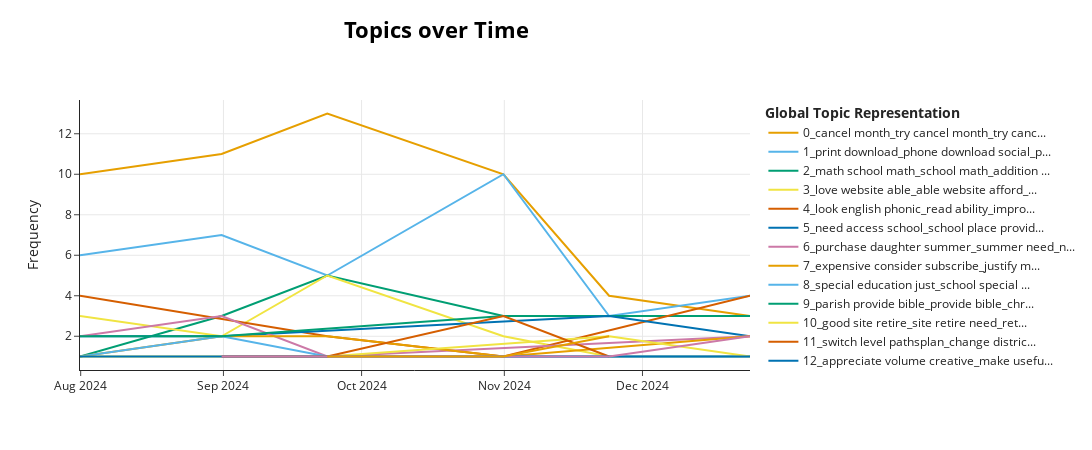

Notebook code cell kept with this figure:
### Code cell
topic_model.visualize_topics_over_time(topics_over_time, top_n_topics=20)

### Figure 1 — Plotly figure (JSON) as saved in the notebook; plotly's stock layout.template omitted (floating-point values rounded to 4 significant figures)
{"data": [{"hoverinfo": "text", "hovertext": ["<b>Topic 0</b><br>Words: cancel free trial, cancel help, cancel free, cancel help page, try cancel", "<b>Topic 0</b><br>Words: month cancel, cancel trial, charge month, month charge, free trial end", "<b>Topic 0</b><br>Words: charge apparently cancel, cancel month, actually cancel frustrating, think cancel, cancel cancel", "<b>Topic 0</b><br>Words: try cancel month, cancel month, cancel month continue, cancel monthly, try cancel", "<b>Topic 0</b><br>Words: charge past month, month charge, account charge, month charge long, account charge past", "<b>Topic 0</b><br>Words: try cancel month, cancel month, cancel month time, think cancel, try cancel"], "marker": {"color": "#E69F00"}, "mode": "lines", "name": "0_cancel month_try cancel month_try canc...", "type": "scatter", "x": ["2024-07-31T20:19:40.800000", "2024-08-31T14:24:00", "2024-09-23T13:12:00", "2024-10-31T19:12:00", "2024-11-23T18:00:00", "2024-12-24T08:24:00"], "y": [10, 11, 13, 10, 4, 3]}, {"hoverinfo": "text", "hovertext": ["<b>Topic 1</b><br>Words: print download, gallery download, download, design exist hard, item digital", "<b>Topic 1</b><br>Words: page print frustrating, cut page print, print frustrating print, page print, page open print", "<b>Topic 1</b><br>Words: poster download difficult, download print, download difficult, download difficult indicate, know download hard", "<b>Topic 1</b><br>Words: print want, print require prep, interactive just print, need clipart, want print", "<b>Topic 1</b><br>Words: download useful, haad download useful, mobile device, make website, specifoc preview download", "<b>Topic 1</b><br>Words: way print download, print download, page print, available pdf, issue like illustration"], "marker": {"color": "#56B4E9"}, "mode": "lines", "name": "1_print download_phone download social_p...", "type": "scatter", "x": ["2024-07-31T20:19:40.800000", "2024-08-31T14:24:00", "2024-09-23T13:12:00", "2024-10-31T19:12:00", "2024-11-23T18:00:00", "2024-12-24T08:24:00"], "y": [6, 7, 5, 10, 3, 4]}, {"hoverinfo": "text", "hovertext": ["<b>Topic 2</b><br>Words: math school math, math look like, school math look, school math, math school", "<b>Topic 2</b><br>Words: computer science math, math stuff apply, apply justify rigorous, math alot, stuff apply justify", "<b>Topic 2</b><br>Words: math standard, key math, math, level math, stuff adjust assignment", "<b>Topic 2</b><br>Words: school math majority, create school math, school math, math 912, math alot recreation", "<b>Topic 2</b><br>Words: school math, school chemistry, level secondary elementary, elementary stuff, basic addition subtraction", "<b>Topic 2</b><br>Words: insufficient level subjectcurriculum, limited physical education, need enhance learn, low insufficient, level subjectcurriculum"], "marker": {"color": "#009E73"}, "mode": "lines", "name": "2_math school math_school math_addition ...", "type": "scatter", "x": ["2024-07-31T20:19:40.800000", "2024-08-31T14:24:00", "2024-09-23T13:12:00", "2024-10-31T19:12:00", "2024-11-23T18:00:00", "2024-12-24T08:24:00"], "y": [1, 3, 5, 3, 3, 3]}, {"hoverinfo": "text", "hovertext": ["<b>Topic 3</b><br>Words: love site expand, site expand love, love site thank, thank love site, love site", "<b>Topic 3</b><br>Words: hope utilize wonderful, utilize wonderful ill, love website able, hope utilize, utilize wonderful", "<b>Topic 3</b><br>Words: love site highly, site highly love, absolutely love site, love helpful, utilize absolutely love", "<b>Topic 3</b><br>Words: lifesaver wiggle room, love helpful, lifesaver, able applicable, able applicable early", "<b>Topic 3</b><br>Words: affordable definitely resubscribe, definitely resubscribe, wonderful affordable definitely, resubscribe, wonderful affordable", "<b>Topic 3</b><br>Words: fulfill money maintain, plan continue future, continue future fulfill, future fulfill money, plan continue"], "marker": {"color": "#F0E442"}, "mode": "lines", "name": "3_love website able_able website afford_...", "type": "scatter", "x": ["2024-07-31T20:19:40.800000", "2024-08-31T14:24:00", "2024-09-23T13:12:00", "2024-10-31T19:12:00", "2024-11-23T18:00:00", "2024-12-24T08:24:00"], "y": [3, 2, 5, 2, 1, 1]}, {"hoverinfo": "text", "hovertext": ["<b>Topic 4</b><br>Words: look english phonic, dual printable englishmandarin, english phonic, read copywriting, english phonic game", "<b>Topic 4</b><br>Words: comprehension passage sciencesocial, comprehension passage, vocabulary grammar, vocabulary grammar level, reading comprehension passage", "<b>Topic 4</b><br>Words: traditional chinese 5yearold, chinese 5yearold, 5yearold especially phonetic, chinese 5yearold especially, phonetic symbol zhuyin", "<b>Topic 4</b><br>Words: russian immersion english, immersion english renew, immersion english, english renew, improve read"], "marker": {"color": "#D55E00"}, "mode": "lines", "name": "4_look english phonic_read ability_impro...", "type": "scatter", "x": ["2024-07-31T20:19:40.800000", "2024-09-23T13:12:00", "2024-10-31T19:12:00", "2024-12-24T08:24:00"], "y": [4, 2, 1, 4]}, {"hoverinfo": "text", "hovertext": ["<b>Topic 5</b><br>Words: allow instructional outside, countystate allow instructional, instructional outside able, school implement strict, outside able school", "<b>Topic 5</b><br>Words: introduce school place, school place provide, school site, introduce school, school place", "<b>Topic 5</b><br>Words: need access school, access school, access school assignment, school user password, school usa need", "<b>Topic 5</b><br>Words: grammar world school, private school excellent, private school, school excellent love, add grammar world"], "marker": {"color": "#0072B2"}, "mode": "lines", "name": "5_need access school_school place provid...", "type": "scatter", "x": ["2024-07-31T20:19:40.800000", "2024-08-31T14:24:00", "2024-11-23T18:00:00", "2024-12-24T08:24:00"], "y": [2, 2, 3, 2]}, {"hoverinfo": "text", "hovertext": ["<b>Topic 6</b><br>Words: need summer potentially, need summer, potentially summer, summer potentially summer, summer need", "<b>Topic 6</b><br>Words: summer month school, purchase daughter summer, summer need, summer need right, buy annual school", "<b>Topic 6</b><br>Words: junior school need, junior school, school need anymore, thank junior school, school need", "<b>Topic 6</b><br>Words: sex germany barbie, parent twinkle supplemental, germany barbie sex, daughter work tutor, help daughter work"], "marker": {"color": "#CC79A7"}, "mode": "lines", "name": "6_purchase daughter summer_summer need_n...", "type": "scatter", "x": ["2024-07-31T20:19:40.800000", "2024-08-31T14:24:00", "2024-09-23T13:12:00", "2024-12-24T08:24:00"], "y": [2, 3, 1, 2]}, {"hoverinfo": "text", "hovertext": ["<b>Topic 7</b><br>Words: justify nearly 90, price significantly increase, nearly 90 spend, 90 spend, like price significantly", "<b>Topic 7</b><br>Words: justify monthly cost, monthly cost start, monthly cost, expensive consider subscribe, justify monthly", "<b>Topic 7</b><br>Words: just afford time, afford time, like just afford, just afford, want purchase outright", "<b>Topic 7</b><br>Words: just occasionally niece, occasionally niece, need time anymore, excellent need time, anymore just occasionally", "<b>Topic 7</b><br>Words: reasonable occasional price, reasonably price, reasonably price just, 4995 reasonable occasional, occasional price"], "marker": {"color": "#E69F00"}, "mode": "lines", "name": "7_expensive consider subscribe_justify m...", "type": "scatter", "x": ["2024-07-31T20:19:40.800000", "2024-08-31T14:24:00", "2024-09-23T13:12:00", "2024-10-31T19:12:00", "2024-12-24T08:24:00"], "y": [1, 2, 2, 1, 2]}, {"hoverinfo": "text", "hovertext": ["<b>Topic 8</b><br>Words: special ed board, modification special ed, need modification special, board maker symbol, special lead", "<b>Topic 8</b><br>Words: special education interactive, internet special education, special ed, special education, elementary special education", "<b>Topic 8</b><br>Words: special education just, school special education, education school justify, special ed, special education school", "<b>Topic 8</b><br>Words: specialty school service, school service really, stuff special education, school service, specialty school", "<b>Topic 8</b><br>Words: school special education, special education look, special education just, special education, stuff special education", "<b>Topic 8</b><br>Words: cognitivelyappropriate infantilize easy, nonchildish special ed, special need cognitivelyappropriate, cognitivelyappropriate infantilize, infantilize easy"], "marker": {"color": "#56B4E9"}, "mode": "lines", "name": "8_special education just_school special ...", "type": "scatter", "x": ["2024-07-31T20:19:40.800000", "2024-08-31T14:24:00", "2024-09-23T13:12:00", "2024-10-31T19:12:00", "2024-11-23T18:00:00", "2024-12-24T08:24:00"], "y": [1, 2, 1, 1, 1, 1]}, {"hoverinfo": "text", "hovertext": ["<b>Topic 9</b><br>Words: basic information, educate standard basic, basic information like, basic adequate, standard basic information", "<b>Topic 9</b><br>Words: science english flound, look various subject, math science english, science english, science specifically wind", "<b>Topic 9</b><br>Words: christian educator work, christian content promote, christian educator, christian content, parish provide bible"], "marker": {"color": "#009E73"}, "mode": "lines", "name": "9_parish provide bible_provide bible_chr...", "type": "scatter", "x": ["2024-07-31T20:19:40.800000", "2024-08-31T14:24:00", "2024-10-31T19:12:00"], "y": [2, 2, 3]}, {"hoverinfo": "text", "hovertext": ["<b>Topic 10</b><br>Words: good site retire, site retire need, retire need place, site retire, retire need", "<b>Topic 10</b><br>Words: place long site, long site, place long, need place long, long site think", "<b>Topic 10</b><br>Words: think future old, future old, think future, site think future, future", "<b>Topic 10</b><br>Words: retire 12 plethora, retire 12, retire watch penny, thank retire 12, retire watch", "<b>Topic 10</b><br>Words: long work population, long work, work population, long member long, member long work"], "marker": {"color": "#F0E442"}, "mode": "lines", "name": "10_good site retire_site retire need_ret...", "type": "scatter", "x": ["2024-07-31T20:19:40.800000", "2024-08-31T14:24:00", "2024-09-23T13:12:00", "2024-11-23T18:00:00", "2024-12-24T08:24:00"], "y": [1, 1, 1, 2, 1]}, {"hoverinfo": "text", "hovertext": ["<b>Topic 11</b><br>Words: experience change district, district level pay, change district level, change district, level pay", "<b>Topic 11</b><br>Words: switch ultimate core, try way switch, way switch ultimate, ultimate core option, core option", "<b>Topic 11</b><br>Words: position change intervention, position change, switch level pathsplan, change intervention need, need change", "<b>Topic 11</b><br>Words: work 512th struggle, work 512th, 512th struggle, 512th struggle meet, know work 512th"], "marker": {"color": "#D55E00"}, "mode": "lines", "name": "11_switch level pathsplan_change distric...", "type": "scatter", "x": ["2024-08-31T14:24:00", "2024-09-23T13:12:00", "2024-10-31T19:12:00", "2024-11-23T18:00:00"], "y": [1, 1, 3, 1]}, {"hoverinfo": "text", "hovertext": ["<b>Topic 12</b><br>Words: guy provide awesome, make reliable educational, reliable educational materialsactvitie, provide awesome, guy provide", "<b>Topic 12</b><br>Words: variety meeting need, variety, meeting need, variety meeting, materialsactvitie variety", "<b>Topic 12</b><br>Words: appreciate volume creative, volume creative option, appreciate volume, volume creative, need appreciate volume", "<b>Topic 12</b><br>Words: modify greatly make, modify greatly, greatly make useful, make useful, modify"], "marker": {"color": "#0072B2"}, "mode": "lines", "name": "12_appreciate volume creative_make usefu...", "type": "scatter", "x": ["2024-07-31T20:19:40.800000", "2024-09-23T13:12:00", "2024-11-23T18:00:00", "2024-12-24T08:24:00"], "y": [1, 1, 1, 1]}, {"hoverinfo": "text", "hovertext": ["<b>Topic 13</b><br>Words: inmersion hispanic month, hispanic month, hispanic month nee, spanish inmersion, spanish inmersion hispanic", "<b>Topic 13</b><br>Words: spanish computer look, spanish computer, computer look google, look google slide, nee spanish computer", "<b>Topic 13</b><br>Words: useful especially spanish, option spanish, select downloand spanish, spanish hard come, add option spanish"], "marker": {"color": "#CC79A7"}, "mode": "lines", "name": "13_useful especially spanish_option span...", "type": "scatter", "x": ["2024-08-31T14:24:00", "2024-11-23T18:00:00", "2024-12-24T08:24:00"], "y": [1, 1, 2]}, {"hoverinfo": "text", "hovertext": ["<b>Topic 14</b><br>Words: site subscribe soon, good site subscribe, site subscribe, subscribe soon time, subscribe soon", "<b>Topic 14</b><br>Words: switch job long, account different email, job switch, job switch job, new job switch", "<b>Topic 14</b><br>Words: afford new job, job husband lose, time new job, husband lose job, new job husband"], "marker": {"color": "#E69F00"}, "mode": "lines", "name": "14_new job switch_new job_job switch_aff...", "type": "scatter", "x": ["2024-09-23T13:12:00", "2024-10-31T19:12:00", "2024-11-23T18:00:00"], "y": [1, 1, 2]}], "layout": {"height": 450, "hoverlabel": {"bgcolor": "white", "font": {"family": "Rockwell", "size": 16}}, "legend": {"title": {"text": "<b>Global Topic Representation"}}, "title": {"font": {"color": "Black", "size": 22}, "text": "<b>Topics over Time</b>", "x": 0.4, "xanchor": "center", "y": 0.95, "yanchor": "top"}, "width": 1250, "xaxis": {"showgrid": true}, "yaxis": {"showgrid": true, "title": {"text": "Frequency"}}}}
